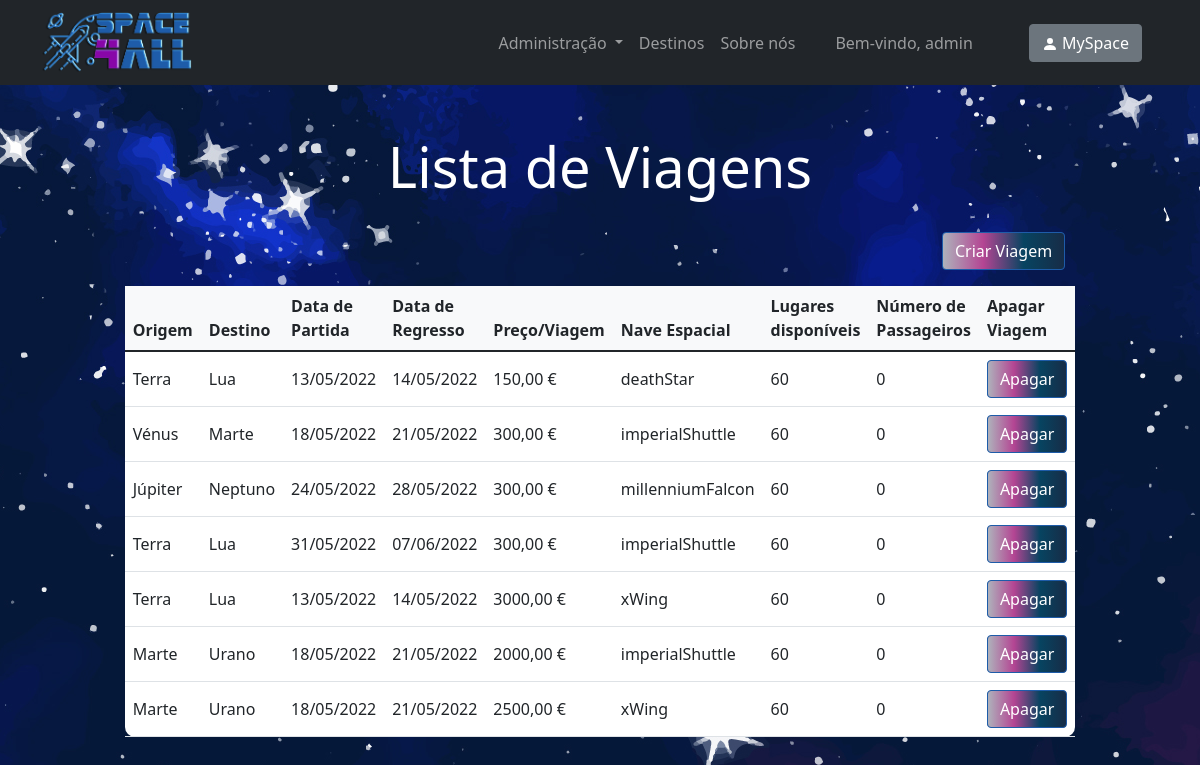
/trip-list (signed in), run on the app's committed database.
### space_trip/models.py (models this page shows)
class Trip(models.Model):
 origin = models.CharField(max_length=50)
 destination = models.CharField(max_length=50)
 departure_date = models.DateTimeField('departure_date')
 return_date = models.DateTimeField('return_date')
 price = models.IntegerField(default=600)
 spaceship = models.CharField(max_length=50)
 available_seats = models.IntegerField(default=60)
 number_of_passengers = models.IntegerField(default=0)

### space_trip/views.py (the view)
# urls.py: path("trip-list", views.tripList, name="trip-list"),
def tripList(request):
    trip_list = Trip.objects.all()
    return render(request, 'space_trip/trip-list.html', {'trip_list': trip_list})

### space_trip/templates/space_trip/trip-list.html (shortened to what this page needs)
{% extends "./index.html" %}
{% load static %}
{% block body %}
<div>
      <br><br>
       <h1 style="color: white; text-align: center;" class="glow display-4">Lista de Viagens</h1>
      <br>
      <a href="{% url 'space_trip:trip-management' %}"><button class="btn btn-primary btn-block fa-lg gradient-custom-2 mb-3" style="position: relative; left: 78.5%">Criar Viagem</button></a>
      <br>
      {% if trip_list %}
          <table class="table align-middle mb-0 bg-white w-75" style="border-radius: 10px; margin-left: auto; margin-right: auto;">
            <thead class="bg-light">
              <tr>
                <th>Origem</th>
                <th>Destino</th>
                <th>Data de Partida</th>
                <th>Data de Regresso</th>
                <th>Preço/Viagem</th>
                <th>Nave Espacial</th>
                <th>Lugares disponíveis</th>
                <th>Número de Passageiros</th>
                <th>Apagar Viagem</th>
              </tr>
            </thead>
            <tbody>
            {% for trip in trip_list %}
                  <tr>
                    <td>
                        {{ trip.origin }}
                    </td>
                    <td>
                        {{ trip.destination }}
                    </td>
                    <td>
                        {{ trip.departure_date|date:"d/m/Y" }}
                    </td>
                    <td>
                        {{ trip.return_date|date:"d/m/Y" }}
                    </td>
                    <td>
                        {{ trip.price }},00 €
                    </td>
                    <td>
                        {{ trip.spaceship }}
                    </td>
                    <td>
                        {{ trip.available_seats }}
                    </td>
                    <td>
                        {{ trip.number_of_passengers }}
                    </td>
                    <td>
                        <form action="{% url 'space_trip:deleteTrip' trip.id %}" method="get" onSubmit="return confirm('Tem a certeza de que deseja apagar a viagem?')">
                            <input class="btn btn-primary btn-block fa-lg gradient-custom-2" type="submit" value="Apagar" />
                        </form>
                    </td>
                  </tr>
                {% endfor %}
            </tbody>
          </table>
    {% else %}
        <h1 style="color: white; text-align: center;" class="glow display-4">Não existem viagens disponíveis</h1>
    {% endif %}
</div>
{% endblock %}

### space_trip/templates/space_trip/index.html (shortened to what this page needs)
<!DOCTYPE html>
<html lang="pt">
<head>
    {% load static %}
    <link rel="stylesheet" type="text/css" href="{% static 'space_trip/css/bootstrap.css' %}">
</head>
{% block navbar %}
<nav id="navbar_top" class="navbar navbar-expand-lg navbar-dark bg-dark">
    <div class="container">
        <a class="navbar-brand me-2" href="{% url 'space_trip:index' %}">
            <img src="{% static 'spicy space/Space4All - effects.png' %}" height="60px" alt="Logo"
                 loading="lazy" style="margin-top: -1px;"/>
        </a>
        <div class="collapse navbar-collapse" id="navbarButtonsExample">
            <div class="mx-5">
                <ul class="navbar-nav" style="position: relative;">
                    {% if request.user.is_authenticated and request.user.is_superuser %}
                    <li class="nav-item dropdown">
                        <a class="nav-link dropdown-toggle" id="navbarDropdown" role="button" data-toggle="dropdown" aria-haspopup="true" aria-expanded="false">
                          Administração
                        </a>
                    </li>
                    {% endif %}
                    <li class="nav-item">
                        <a class="nav-link" href="{% url 'space_trip:destinations' %}">Destinos</a>
                    </li>
                    <li class="nav-item">
                        <a class="nav-link" href="{% url 'space_trip:about-us' %}">Sobre nós</a>
                    </li>
                    {% if request.user.is_authenticated %}
                    <li class="ms-4 nav-item glow">
                        <a class="nav-link">Bem-vindo, {{request.user.username}}</a>
                    </li>
                    {% endif %}
                </ul>
            </div>
            <div class="d-flex align-items-center">
                {% if request.user.is_authenticated %}
                    <a type="button" class="btn btn-secondary me-3" href="{% url 'space_trip:profile' %}">
                        <svg xmlns="http://www.w3.org/2000/svg" width="16" height="16" fill="currentColor" class="bi bi-person-fill" viewBox="0 0 16 16">
                            <path d="M3 14s-1 0-1-1 1-4 6-4 6 3 6 4-1 1-1 1H3zm5-6a3 3 0 1 0 0-6 3 3 0 0 0 0 6z"/>
                        </svg>
                        MySpace
                    </a>
                {% endif %}
            </div>
        </div>
    </div>
</nav>
{% endblock %}
{% block body %}{% endblock %}
</html>

### space_trip/templates/space_trip/index.html (style rules this page uses)
.glow { color: #fff; text-align: left; animation: glow 1s ease-in-out infinite alternate; }

### data on the page
Trip: origin "Terra", destination "Lua", departure_date "13/05/2022", return_date "14/05/2022", price "150", spaceship "deathStar", available_seats "60", number_of_passengers "0"
Trip: origin "Vénus", destination "Marte", departure_date "18/05/2022", return_date "21/05/2022", price "300", spaceship "imperialShuttle", available_seats "60", number_of_passengers "0"
Trip: origin "Júpiter", destination "Neptuno", departure_date "24/05/2022", return_date "28/05/2022", price "300", spaceship "millenniumFalcon", available_seats "60", number_of_passengers "0"
Trip: origin "Terra", destination "Lua", departure_date "31/05/2022", return_date "07/06/2022", price "300", spaceship "imperialShuttle", available_seats "60", number_of_passengers "0"
Trip: origin "Terra", destination "Lua", departure_date "13/05/2022", return_date "14/05/2022", price "3000", spaceship "xWing", available_seats "60", number_of_passengers "0"
Trip: origin "Marte", destination "Urano", departure_date "18/05/2022", return_date "21/05/2022", price "2000", spaceship "imperialShuttle", available_seats "60", number_of_passengers "0"
Trip: origin "Marte", destination "Urano", departure_date "18/05/2022", return_date "21/05/2022", price "2500", spaceship "xWing", available_seats "60", number_of_passengers "0"

### other printed values
{{ request.user.username }} "admin"
